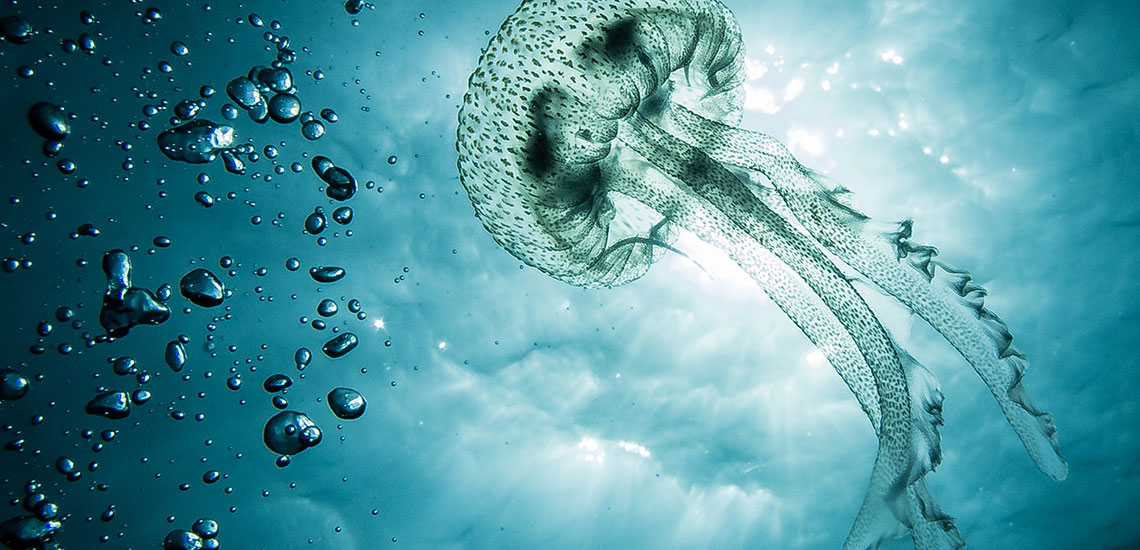
#> input picture LinearAssignments/image.jpg, 1140 x 550 px
$ python SVD.py
#> lines starting #> are read from the running program, lines starting #| are printed output that depends on the picture
# import numpy as np
# import imageio
# # Load the image
# img = imageio.imread('image.jpg')
# # Calculate U (u), Σ (s) and V (vh)
# u, s, vh = np.linalg.svd(img)
# # Remove sigma values below threshold (250)
# s_cleaned = s
# # Calculate A' = U * Σ (cleaned) * V
# img_denoised = np.array(np.dot(u * s_cleaned, vh), dtype=int)
# # Save the new image
# imageio.imsave('image_denoised.jpg', img_denoised)

from matplotlib.image import imread
import matplotlib.pyplot as plt
import numpy as np
plt.rcParams['figure.figsize'] = [16, 8]


A = imread('image.jpg')
#> A is the input picture: shape (550, 1140, 3); mean R, G, B 82.9, 149.1, 159.3
X = np.mean(A, -1); # Convert RGB to grayscale
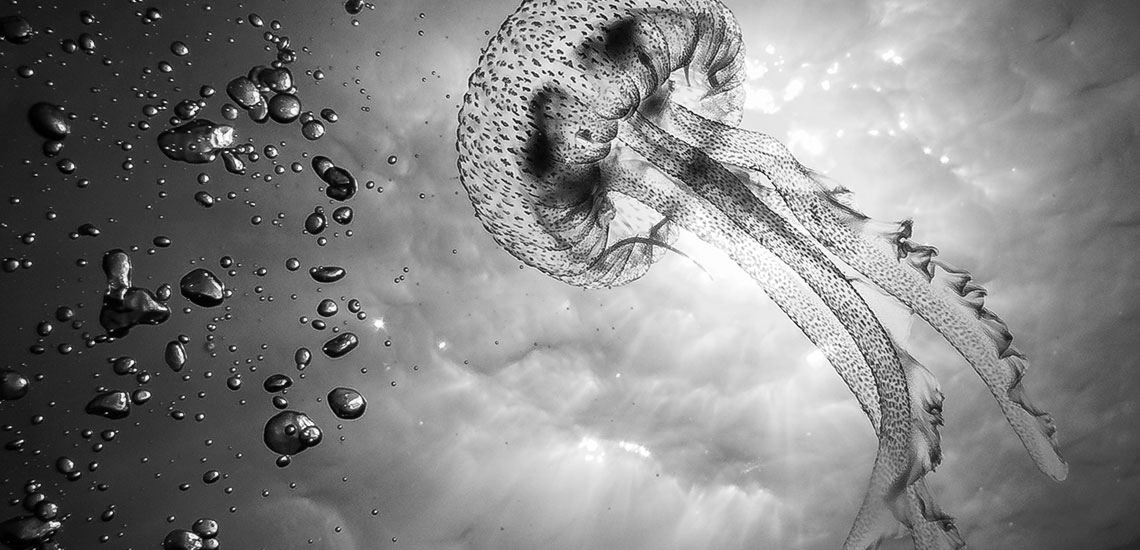
#> X: shape (550, 1140) float64; min 0, max 255, mean 130.4

img = plt.imshow(X)
img.set_cmap('gray')
plt.axis('off')
plt.show()

U, S, VT = np.linalg.svd(X,full_matrices=False)
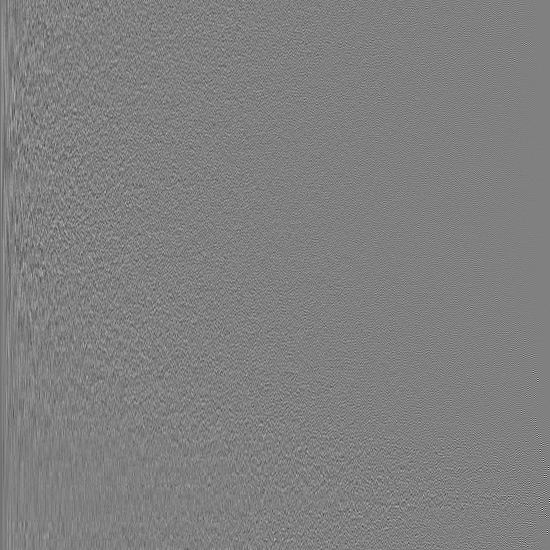
#> U: shape (550, 550) float64; min -0.438, max 0.433, mean -7.54e-05; drawn with min black and max white
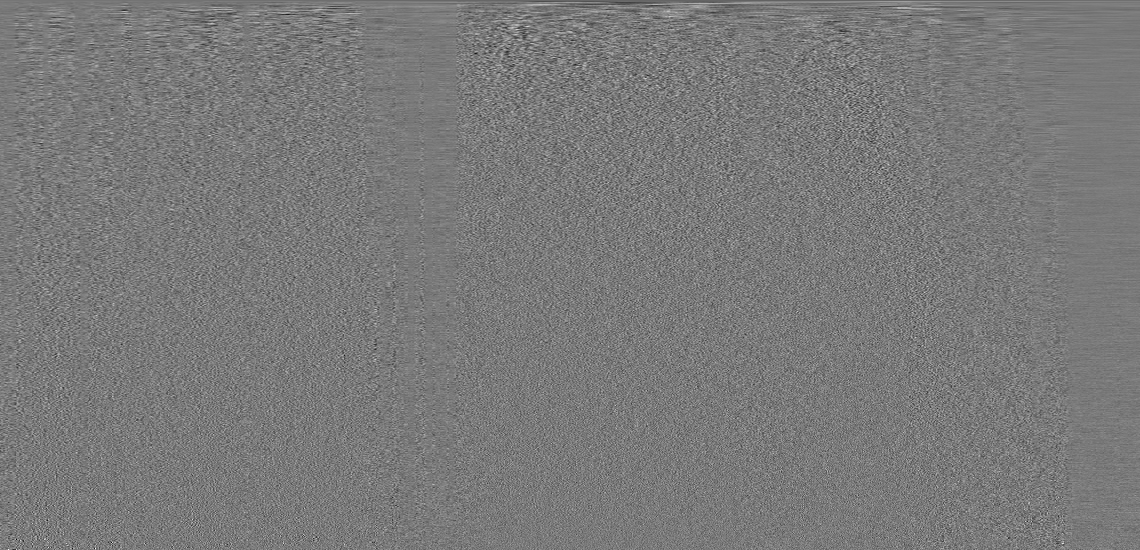
#> VT: shape (550, 1140) float64; min -0.224, max 0.244, mean -3.37e-05; drawn with min black and max white
#> S = 550 values, max 111822.6 at index 0, min 11.58 at index 549, mean 881
S = np.diag(S)

j = 0
for r in (1, 5, 10, 30,100,680):
    # Construct approximate image
    Xapprox = U[:,:r] @ S[0:r,:r] @ VT[:r,:]
    plt.figure(j+1)
    j += 1
    img = plt.imshow(Xapprox)
    img.set_cmap('gray')
    plt.axis('off')
    plt.title('r = ' + str(r))
#> this loop made 6 passes
#> pass 1, `Xapprox = U[:,:r] @ S[0:r,:r] @ VT[:r,:]`:
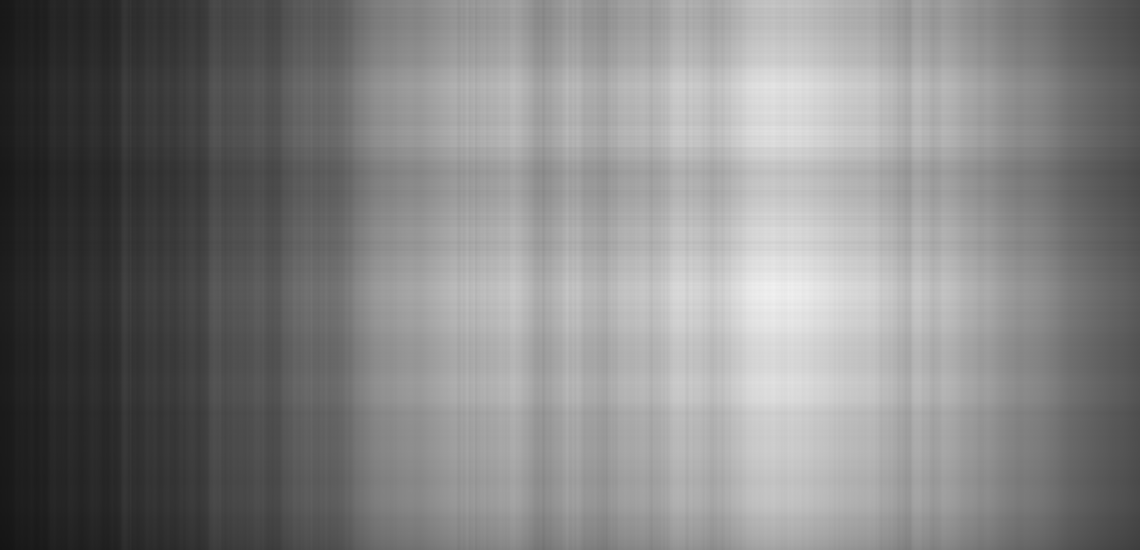
#> Xapprox: shape (550, 1140) float64; min 20.75, max 240.6, mean 130.4
#> pass 3, `Xapprox = U[:,:r] @ S[0:r,:r] @ VT[:r,:]`:
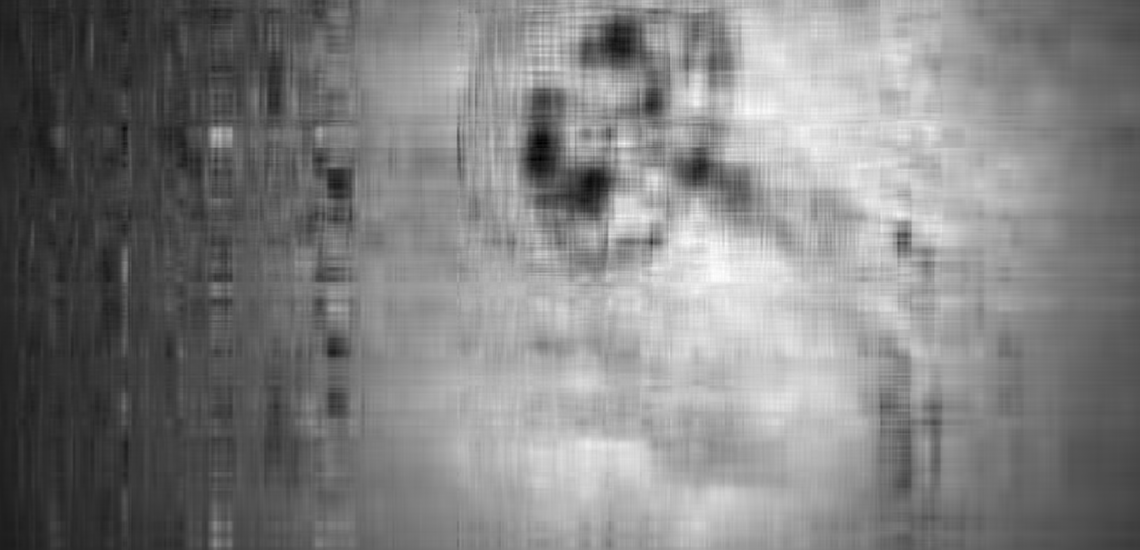
#> Xapprox: shape (550, 1140) float64; min -16.58, max 275, mean 130.4; drawn with min black and max white
#> after the loop, j = 6
plt.show()
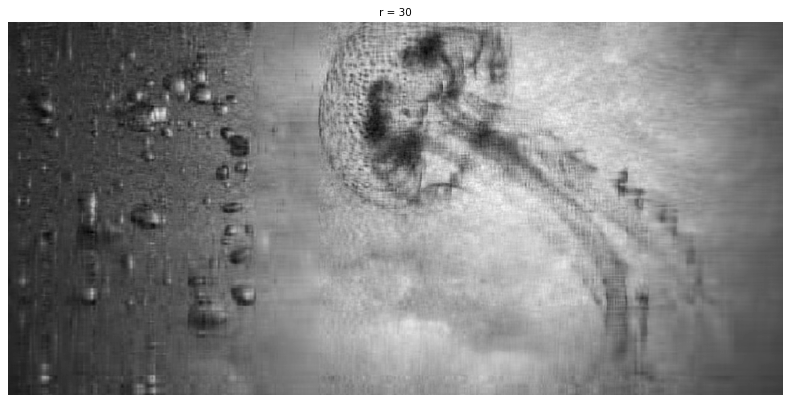
#> figure drawn by matplotlib, 1 panel
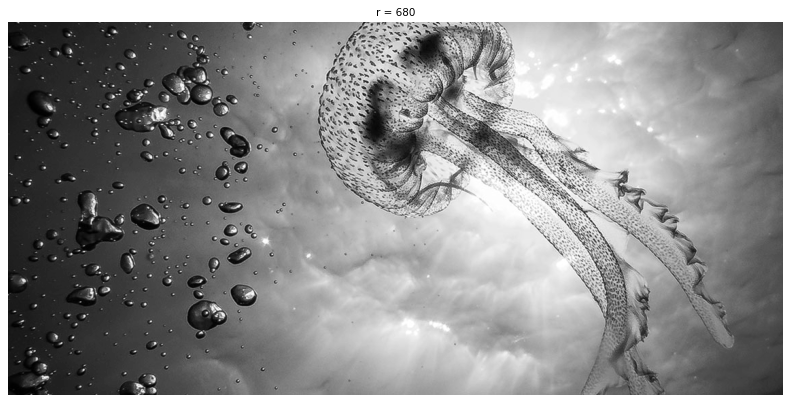
#> figure drawn by matplotlib, 1 panel
